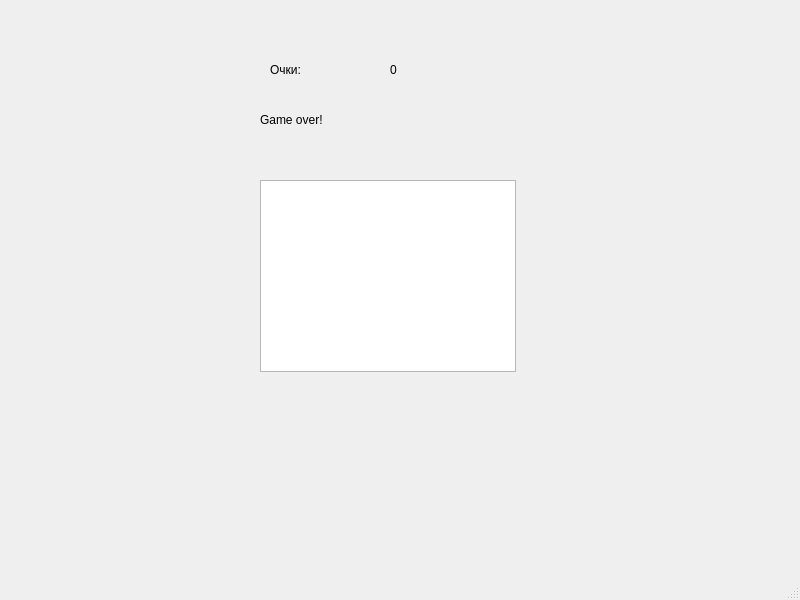
<?xml version="1.0" encoding="UTF-8"?>
<ui version="4.0">
 <class>MainWindow</class>
 <widget class="QMainWindow" name="MainWindow">
  <property name="geometry">
   <rect>
    <x>0</x>
    <y>0</y>
    <width>800</width>
    <height>600</height>
   </rect>
  </property>
  <property name="windowTitle">
   <string>MainWindow</string>
  </property>
  <widget class="QWidget" name="centralwidget">
   <widget class="QGraphicsView" name="gameView">
    <property name="geometry">
     <rect>
      <x>260</x>
      <y>180</y>
      <width>256</width>
      <height>192</height>
     </rect>
    </property>
   </widget>
   <widget class="QLabel" name="label">
    <property name="geometry">
     <rect>
      <x>270</x>
      <y>60</y>
      <width>63</width>
      <height>20</height>
     </rect>
    </property>
    <property name="text">
     <string>Очки:</string>
    </property>
   </widget>
   <widget class="QLabel" name="label_2">
    <property name="geometry">
     <rect>
      <x>390</x>
      <y>60</y>
      <width>63</width>
      <height>20</height>
     </rect>
    </property>
    <property name="text">
     <string>0</string>
    </property>
   </widget>
   <widget class="QLabel" name="label_3">
    <property name="geometry">
     <rect>
      <x>260</x>
      <y>110</y>
      <width>251</width>
      <height>20</height>
     </rect>
    </property>
    <property name="text">
     <string>Game over!</string>
    </property>
   </widget>
  </widget>
  <widget class="QMenuBar" name="menubar">
   <property name="geometry">
    <rect>
     <x>0</x>
     <y>0</y>
     <width>800</width>
     <height>26</height>
    </rect>
   </property>
  </widget>
  <widget class="QStatusBar" name="statusbar"/>
 </widget>
 <resources/>
 <connections/>
</ui>
